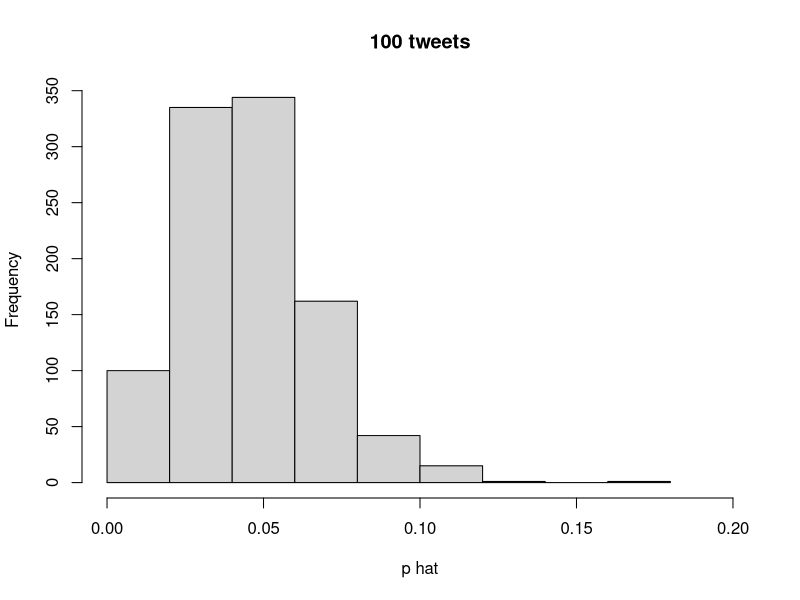
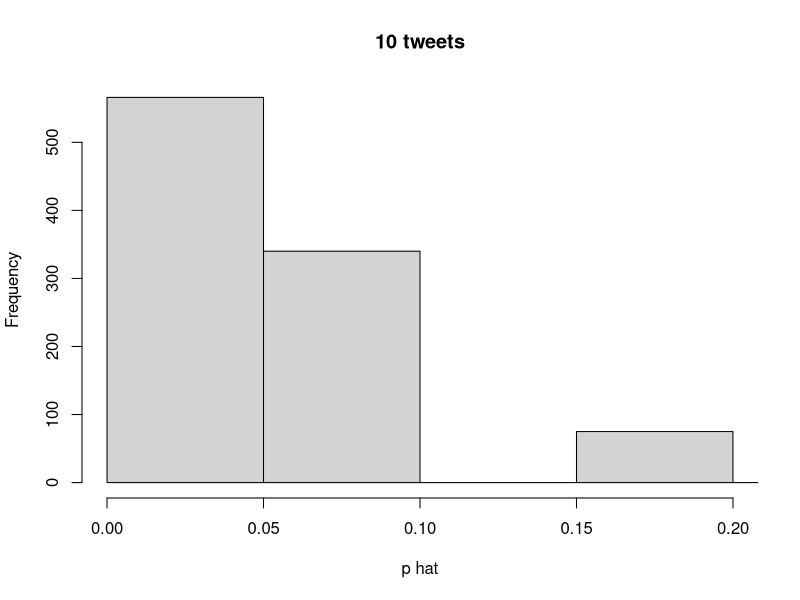
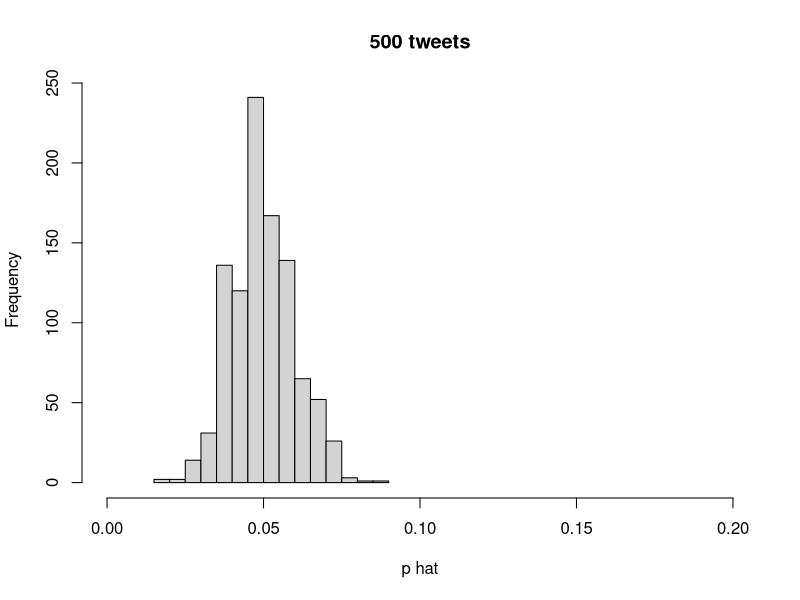
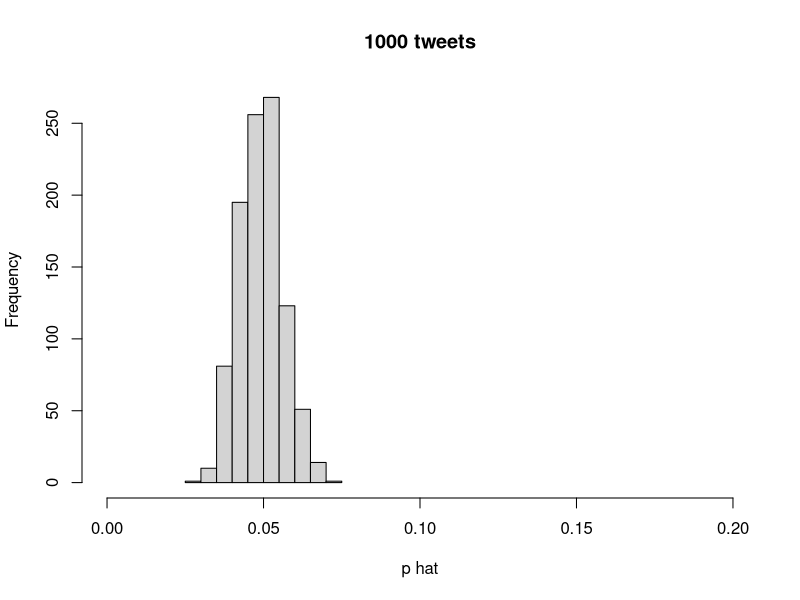
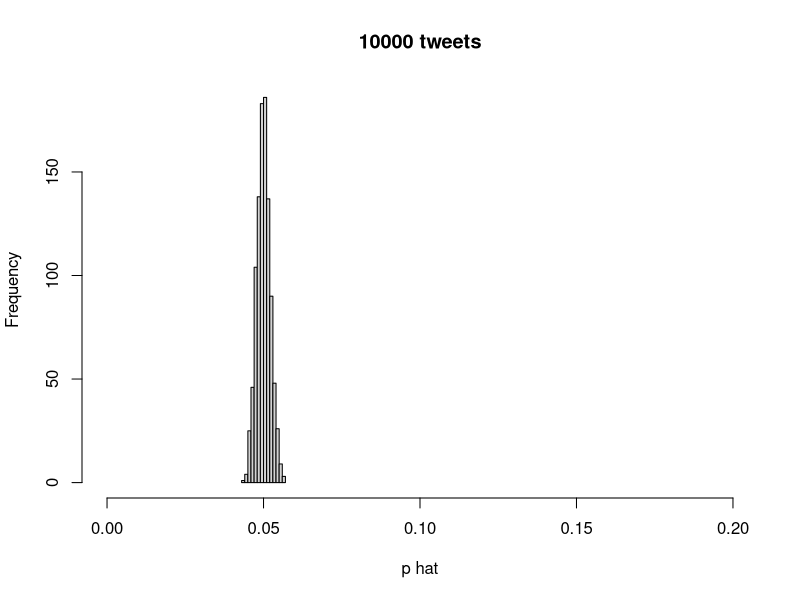
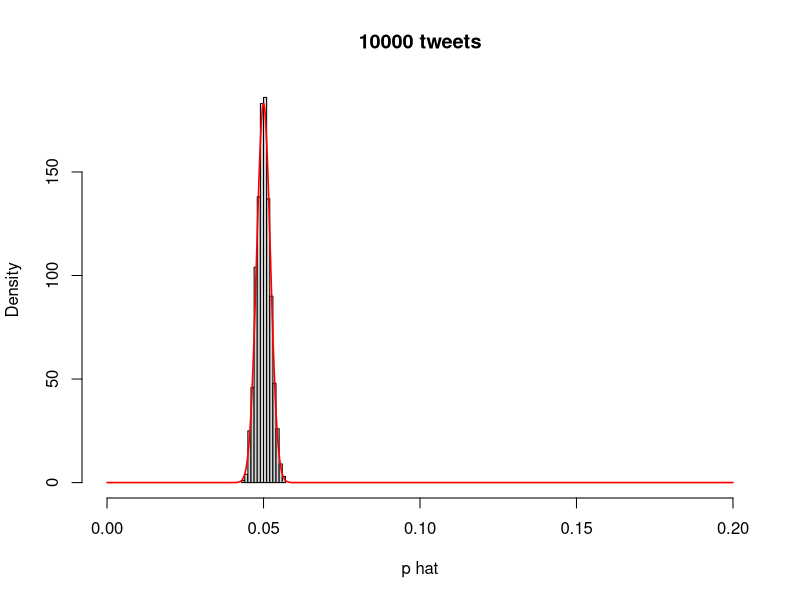

Write R code to recreate these figures, in order.
# proportion of spam in the the tweet population
p <- 0.05

# let's sample 100 tweets
x <- sample(c(0,1), size=100, replace=TRUE, prob=c(1-p,p))

# and the proportion that are spam
phat <- mean(x)

# now let's do that 1000 times
# first let's write a function that does that
get_sample <- function(n) mean(sample(c(0,1), size=n, replace=TRUE, prob=c(1-p,p)))
phats_100 <- replicate(1000, get_sample(100))
hist(phats_100, main="100 tweets", xlab="p hat", xlim=c(0,.2))

# what if we sample 10 tweets
phats_10 <- replicate(1000, get_sample(10))
hist(phats_10, main="10 tweets", xlab="p hat", xlim=c(0,.2))

# what if we sample 500 tweets
phats_500 <- replicate(1000, get_sample(500))
hist(phats_500, main="500 tweets", xlab="p hat", xlim=c(0,.2))

# what about 1000 tweets
phats_1000 <- replicate(1000, get_sample(1000))
hist(phats_1000, main="1000 tweets", xlab="p hat", xlim=c(0,.2))

# what about 10000 tweets
ys_10000 <- replicate(1000, get_sample(10000))
hist(ys_10000, main="10000 tweets", xlab="p hat", xlim=c(0,.2))


## let's calculate standard error
se <- sqrt(p*(1-p)) / sqrt(10000)

hist(ys_10000, main="10000 tweets", probability = TRUE, xlab="p hat", xlim=c(0,.2))
f <- dnorm(seq(0,.2,len=1000), mean=p, sd=se)
lines(seq(0,.2,len=1000), f, col="red", lwd=1.6)
